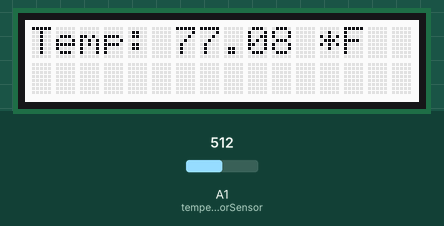
A sketch run on a simulated Arduino Uno, built with avr-gcc and run on an emulated ATmega328P. Shown: 16×2 character LCD. The test bench sets the inputs (shaded band); at power-on: A1 (temperatorSensor) = 512.

Above: at 1.2 s.
1.3 s: A1 (temperatorSensor) set to 716
At 2.8 s:
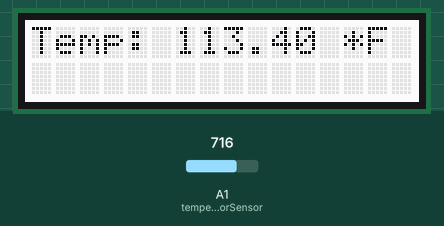
4.0 s: A1 (temperatorSensor) set to 900
At 5.1 s:
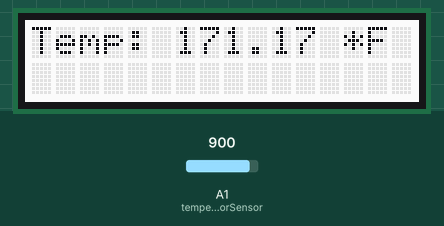
6.7 s: A1 (temperatorSensor) set to 1023
At 9.6 s:
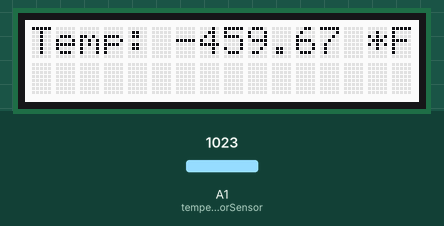
Timing chart, 0 to 11.1 s (numbered marks = the images above; inputs shaded):
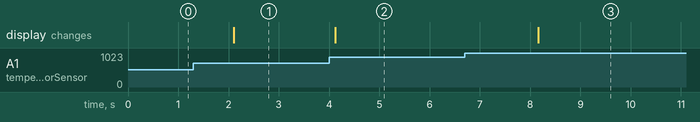

The sketch:

temperature_in_farenheit.ino
```cpp
#include <Wire.h> // Include the Wire library to communicate with I2C devices
#include "rgb_lcd.h" // Include the library for the RGB LCD

rgb_lcd lcd; // Create an lcd object from the rgb_lcd class

const int temperatorSensor = A1; // Grove - Temperature Sensor connected to analog pin A0

void setup() { // This function runs once when the Arduino starts
  lcd.begin(16, 2); // Initialize the LCD with 16 columns and 2 rows
}

void loop() { // This function runs continuously after setup() finishes
  int sensorValue = analogRead(temperatorSensor); // Read the value from the sensor
  float resistance = (float)(1023-sensorValue)*10000/sensorValue; // Calculate the resistance of the thermistor
  float temperature = (9.0/5.0) * (1/(log(resistance/10000)/3975+1/298.15)-273.15) + 32; // Calculate temperature (in Fahrenheit degrees)

  lcd.clear(); // Clear the LCD screen
  lcd.setCursor(0,0); // Set cursor to top-left corner
  lcd.print("Temp: "); // Print "Temp: "
  lcd.print(temperature); // Print the temperature value from sensor
  lcd.print(" *F "); // Print " *F "

  delay(2000); // Wait for 2 seconds before repeating the loop
}
```

Measured:
- after the input at 1.3 s, the display: changes after 0.80 s (image 1)
- after the input at 4.0 s, the display: changes after 0.12 s (image 2)
- after the input at 6.7 s, the display: changes after 1.5 s (image 3)
